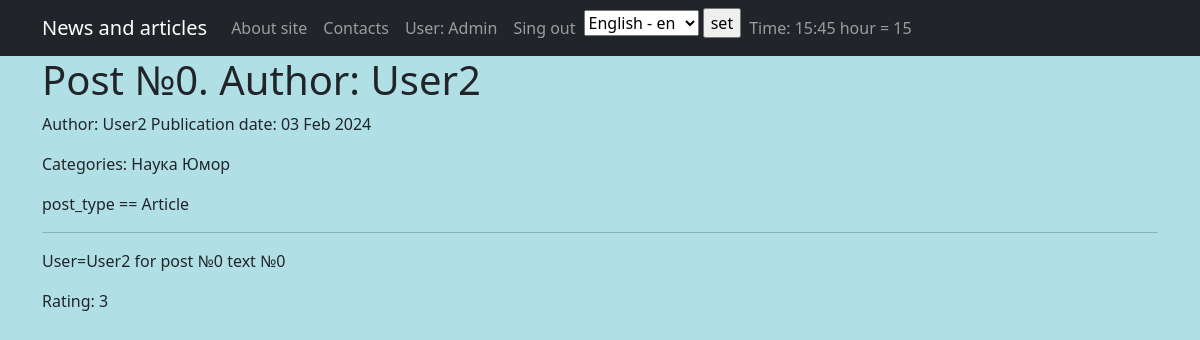
The page /articles/6/ (signed in) on the database as committed earlier.
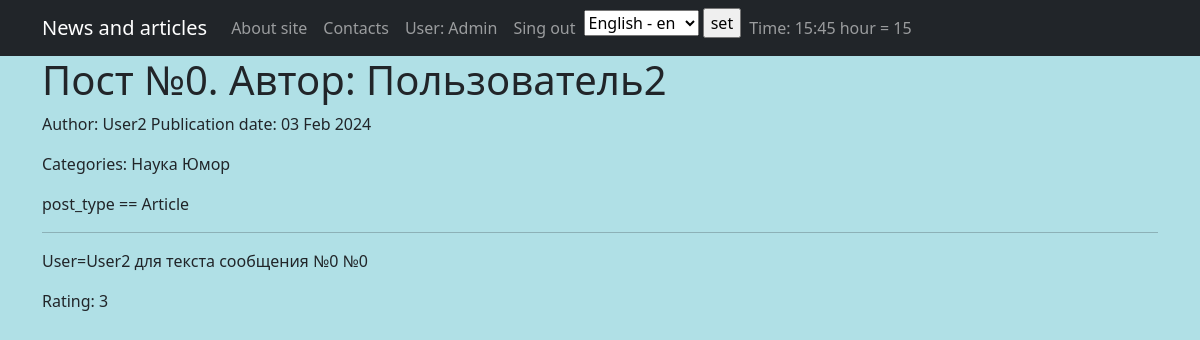
The same page on the database as committed later.
### news/models.py (models this page shows, shortened)
class Post(models.Model):
    article = 'A'
    news = 'N'
    POSITIONS = [(article, _('Article')),
                 (news, _('News'))]
    post_type = models.CharField(max_length=1, choices=POSITIONS, default=article, verbose_name=_('Type'))
    time_created = models.DateTimeField(auto_now_add=True, verbose_name=_('Publication date'))
    title = models.CharField(max_length=255, unique=True, verbose_name=_('Name'))
    text = models.TextField(verbose_name=_("Text"))
    rating = models.IntegerField(default=0, verbose_name=_('Rating'))
    author = models.ForeignKey('Author', on_delete=models.CASCADE)
    category = models.ManyToManyField('Category', through='PostCategory', verbose_name=_('Categories'))

class Author(models.Model):
    user = models.OneToOneField(User, on_delete=models.CASCADE, primary_key=True)
    rating = models.IntegerField(default=0)
    subscriptions = models.ManyToManyField('Category', through='Subscribers',
        verbose_name=_('Categories in a subscription'))

class Category(models.Model):
    name = models.CharField(max_length=20, unique=True)
    subs = models.ManyToManyField('Author', through="Subscribers")

### news/views.py (the view)
# urls.py: path('articles/<int:pk>/', PostDetail.as_view(), name='articles_detail'),
class PostDetail(LoginRequiredMixin, DetailView):
    model = Post
    template_name = "post.html"
    context_object_name = 'post'
    def get_context_data(self, **kwargs):
        context = super().get_context_data(**kwargs)
        return context

### news/templatetags/custom_tags.py (called while the page is built)
@register.simple_tag
def clock(tz):
    clock = datetime.now(pytz.timezone(tz)).strftime("%H:%M")
    hour = int(datetime.now(pytz.timezone(tz)).strftime("%H"))
    return {'clock': clock, 'hour': hour}

### templates/post.html (shortened to what this page needs)
{% extends 'default.html' %}
{% load custom_filters %}
{% load i18n %}
{% block posts_content %}
    <h1>{{ post.title }}</h1>
    <p>{% trans 'Author' %}: {{ post.author.user.username | censor}}  {% trans 'Publication date' %}: {{ post.time_created | date:'d M Y' }}</p>
    <p>{% trans 'Categories' %}:
      {% for cat in post.category.all %}
        <span> {{ cat.name }} </span>
      {% endfor %}
    </p>
    <p>
      post_type ==
      {% if post.post_type == "N" %}
        {% trans 'News' %}
      {% else %}
        {% trans 'Article' %}
      {% endif %}
    </p>
    <hr>
    {% if post.text %}
      <p>{{ post.text | censor }}</p>
    {% else %}
      <h3>{% trans 'No text' %}</h3>
    {% endif %}
    <p>{% trans 'Rating' %}: {{ post.rating }}</p>
{% endblock posts_content %}

### templates/default.html (shortened to what this page needs)
<!DOCTYPE html>
<html lang="en">
  <head>
    {% load i18n %}
    {% load static %}
    {% load custom_tags %}
    {% load tz %}
    {% get_current_timezone as tz %}
    {% clock tz as clock %}
    <link href="{% static 'css/styles.css' %}" rel="stylesheet" />
  </head>
  <body style="background-color: {% if clock.hour >= 19 or clock.hour <= 7 %} darkcyan {% else %} powderblue {% endif %}">
    <nav class="navbar navbar-expand-lg navbar-dark bg-dark static-top">
      <div class="container">
        <a class="navbar-brand" href="/">{% trans 'News and articles' %}</a>
        <div class="collapse navbar-collapse" id="navbarResponsive">
          <ul class="navbar-nav ml-auto">
            <li class="nav-item">
             <a class="nav-link" href="#">{% trans 'About site' %}</a>
            </li>
            <li class="nav-item">
             <a class="nav-link" href="#">{% trans 'Contacts' %}</a>
            </li>
            {% if request.user.is_authenticated %}
              <li class="nav-item">
                <a class="nav-link"
                   href="{% url 'user_profile' request.user.id %}">
                  {% trans 'User' %}: {{ request.user.username | capfirst }}
                </a>
              </li>
              <li class="nav-item">
                <a class="nav-link" href="/accounts/logout/">{% trans 'Sing out' %}</a>
              </li>
            {% else %}
              <li class="nav-item">
                <a class="nav-link" href="/accounts/login/">{% trans 'Sing in' %}</a>
              </li>
            {% endif %}
            <li class="nav-item">
             <a>
               <form action="{% url 'set_language' %}" method="POST">
                 <select name="language" id="">
                   {% get_available_languages as LANGUAGES %}
                   {% get_language_info_list for LANGUAGES as languages %}
                   {% for language in languages %}
                     <option value="{{ language.code }}" {% if language.code == LANGUAGE_CODE %} selected {% endif %}>
                       {{ language.name_local }} - {{ language.code }}
                     </option>
                   {% endfor %}
                  </select>
                  <input type="submit" value={% trans 'set' %}>
                </form>
              </a>
            </li>
            <li class="nav-item">
              <a class="nav-link" href="/accounts/login/">{% trans 'Time' %}: {{ clock.clock }} hour = {{ clock.hour }}</a>
            </li>
          </ul>
        </div>
      </div>
    </nav>
      <div class="container">
        <div class="row">
          <div class="col-lg-12">
            {% block posts_content %}
            {% endblock posts_content %}
          </div>
        </div>
      </div>
  </body>
</html>

Rows that differ between the two databases and show on the page:
changed Post "User2": title "Post №0. Author: User2" → "Пост №0. Автор: Пользователь2"; text|censor "User=User2 for post №0 text №0" → "User=User2 для текста сообщения №0 №0"
